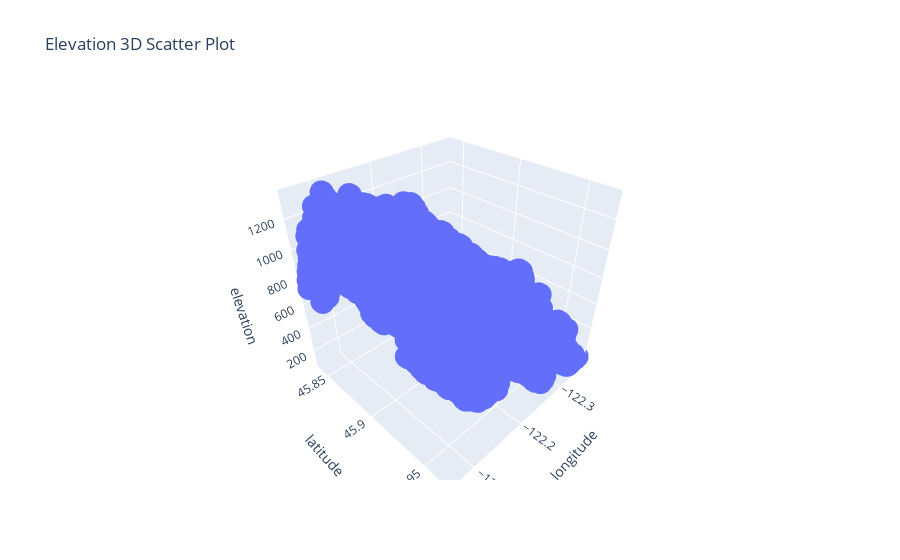

Notebook code for this chart:
### Code cell
import plotly.express as px

fig = px.scatter_3d(elevation_grid_by_num_splits, x='longitude', y='latitude', z='elevation', title='Elevation 3D Scatter Plot')

# Show the plot
fig.show()

### Figure 1 — Plotly figure (JSON) as saved in the notebook; plotly's stock layout.template omitted (floating-point values rounded to 4 significant figures; data arrays with more than 128 entries replaced by an {"elided": "..."} marker saying what was removed)
{"data": [{"hovertemplate": "longitude=%{x}<br>latitude=%{y}<br>elevation=%{z}<extra></extra>", "legendgroup": "", "marker": {"color": "#636efa", "symbol": "circle"}, "mode": "markers", "name": "", "scene": "scene", "showlegend": false, "type": "scatter3d", "x": {"elided": "10000 float values"}, "y": {"elided": "10000 float values"}, "z": {"elided": "10000 int values"}}], "layout": {"legend": {"tracegroupgap": 0}, "scene": {"domain": {"x": [0, 1], "y": [0, 1]}, "xaxis": {"title": {"text": "longitude"}}, "yaxis": {"title": {"text": "latitude"}}, "zaxis": {"title": {"text": "elevation"}}}, "title": {"text": "Elevation 3D Scatter Plot"}}}
